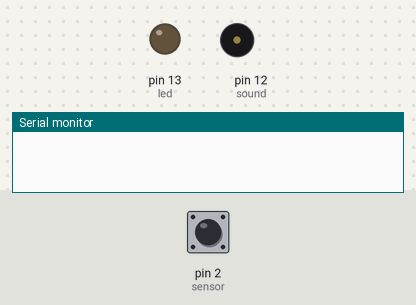
The sketch below on a simulated Arduino Uno, built with avr-gcc and run on an emulated ATmega328P. Parts: output pins drawn as LEDs (lit = HIGH), buzzer (waves = sounding), the last lines printed to the serial monitor. Dashed ring = blinking. The test bench sets the inputs (shaded band); at power-on: pin 2 (sensor) LOW.

Above: at 1.2 s.
1.3 s: pin 2 (sensor) driven HIGH
At 1.9 s:
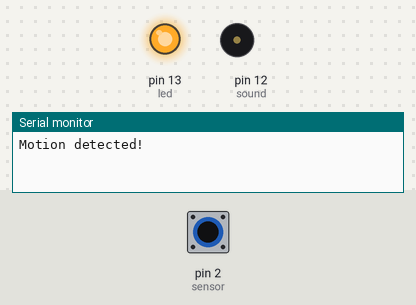
3.1 s: pin 2 (sensor) driven LOW
At 4.2 s:
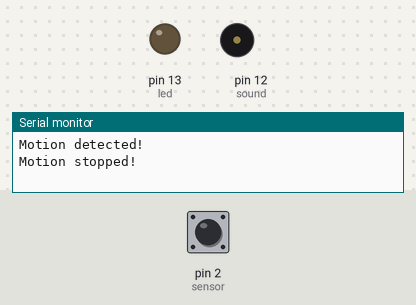
4.6 s: pin 2 (sensor) pulsed HIGH 2 times (0.12 s each, 0.3 s apart)
At 4.66 s:
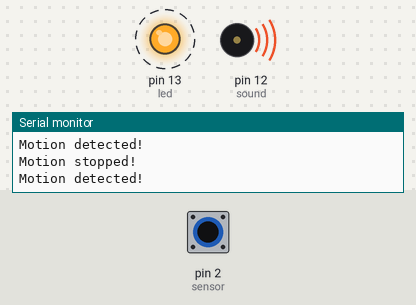
Timing chart, 0 to 7.6 s (numbered marks = the images above; inputs shaded):
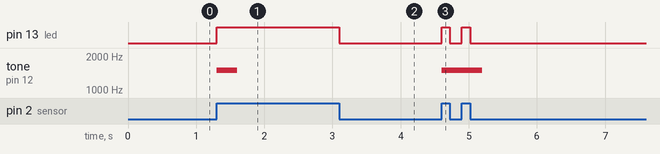

Measured:
- after the input at 1.3 s, pin 13 (led): LOW → HIGH at once; tone on pin 12 (sound): silent → 1500 Hz at once, → silent 0.30 s later
- after the input at 3.1 s, pin 13 (led): HIGH → LOW at once
- after the input at 4.6 s, pin 13 (led): alternates HIGH for 0.12 s and LOW for 0.18 s, 4 changes in all, then stays LOW, starting at once; tone on pin 12 (sound): silent → 1500 Hz at once, → silent 0.60 s later

The sketch:

motion_sensor_led_piezobuzz.ino
```cpp
int led = 13;                // the pin that the LED is atteched to
int sensor = 2;              // the pin that the sensor is atteched to
int sound=12;
int state = LOW;             // by default, no motion detected
int val = 0;                 // variable to store the sensor status (value)

void setup() {
  pinMode(led, OUTPUT);      // initalize LED as an output
  pinMode(sensor, INPUT);    // initialize sensor as an input
  Serial.begin(9600);
}

void loop(){
  val = digitalRead(sensor);   // read sensor value
  if (val == HIGH) {           // check if the sensor is HIGH
    digitalWrite(led, HIGH);   // turn LED ON
  int i=0;

    if (state == LOW) {
      Serial.println("Motion detected!");
      tone(sound, 1500, 300);
      state = HIGH;       // update variable state to HIGH
    }
  }
  if(val==LOW){
      digitalWrite(led, LOW); // turn LED OFF

      if (state == HIGH){
        Serial.println("Motion stopped!");
        state = LOW;       // update variable state to LOW
    }
  }
}
```

IR.cpp
```cpp
#include "IR.h"

IR::IR(const int pin) : m_pin(pin), m_receiver(pin)
{
}

void IR::init()
{
  m_receiver.enableIRIn(); // Start the receiver
}

long int IR::detect()
{
  if (m_receiver.decode(&results))
  {
    m_receiver.resume();
    return results.value;
  }
  else{
    return 0;
    }

}
```

IR.h
```cpp
#ifndef _IR_H_
#define _IR_H_

#include "IRremote.h"

/* Receive and decode IR signals
*
*  This library is an envelop to Chris Young's library
*  which is available at https://github.com/cyborg5
*
*  Checkout Adafruit's great guide at
*  https://learn.adafruit.com/using-an-infrared-library
*
*
*/

class IR : public decode_results
{
    public:
        IR(const int pin);

        // wait for IR signal. If a signal was correctly decoded return its value, otherwise return 0
        // this function blocks until some signal is received
        long int detect();
        void init();

        void Resume();

    private:

        // Receiver object
        IRrecv   m_receiver;

        // Decoder object
        decode_results results;

        // pin connected to sensor
        const int m_pin;

};

#endif
```

irPronto.cpp
```cpp
#define TEST 0

#if TEST
#	define SEND_PRONTO        1
#	define PRONTO_ONCE        false
#	define PRONTO_REPEAT      true
#	define PRONTO_FALLBACK    true
#	define PRONTO_NOFALLBACK  false
#endif

#if SEND_PRONTO

//******************************************************************************
#if TEST
#	include <stdio.h>
	void  enableIROut (int freq)  { printf("\nFreq = %d KHz\n", freq); }
	void  mark        (int t)     { printf("+%d," , t); }
	void  space       (int t)     { printf("-%d, ", t); }
#else
#	include "IRremote.h"
#endif // TEST

//+=============================================================================
// Check for a valid hex digit
//
bool  ishex (char ch)
{
	return ( ((ch >= '0') && (ch <= '9')) ||
             ((ch >= 'A') && (ch <= 'F')) ||
             ((ch >= 'a') && (ch <= 'f'))   ) ? true : false ;
}

//+=============================================================================
// Check for a valid "blank" ... '\0' is a valid "blank"
//
bool  isblank (char ch)
{
	return ((ch == ' ') || (ch == '\t') || (ch == '\0')) ? true : false ;
}

//+=============================================================================
// Bypass spaces
//
bool  byp (char** pcp)
{
	while (isblank(**pcp))  (*pcp)++ ;
}

//+=============================================================================
// Hex-to-Byte : Decode a hex digit
// We assume the character has already been validated
//
uint8_t  htob (char ch)
{
	if ((ch >= '0') && (ch <= '9'))  return ch - '0' ;
	if ((ch >= 'A') && (ch <= 'F'))  return ch - 'A' + 10 ;
	if ((ch >= 'a') && (ch <= 'f'))  return ch - 'a' + 10 ;
}

//+=============================================================================
// Hex-to-Word : Decode a block of 4 hex digits
// We assume the string has already been validated
//   and the pointer being passed points at the start of a block of 4 hex digits
//
uint16_t  htow (char* cp)
{
	return ( (htob(cp[0]) << 12) | (htob(cp[1]) <<  8) |
             (htob(cp[2]) <<  4) | (htob(cp[3])      )  ) ;
}

//+=============================================================================
//
bool sendPronto (char* s,  bool repeat,  bool fallback)
{
	int       i;
	int       len;
	int       skip;
	char*     cp;
	uint16_t  freq;  // Frequency in KHz
	uint8_t   usec;  // pronto uSec/tick
	uint8_t   once;
	uint8_t   rpt;

	// Validate the string
	for (cp = s;  *cp;  cp += 4) {
		byp(&cp);
		if ( !ishex(cp[0]) || !ishex(cp[1]) ||
		     !ishex(cp[2]) || !ishex(cp[3]) || !isblank(cp[4]) )  return false ;
	}

	// We will use cp to traverse the string
	cp = s;

	// Check mode = Oscillated/Learned
	byp(&cp);
	if (htow(cp) != 0000)  return false;
	cp += 4;

	// Extract & set frequency
	byp(&cp);
	freq = (int)(1000000 / (htow(cp) * 0.241246));  // Rounding errors will occur, tolerance is +/- 10%
	usec = (int)(((1.0 / freq) * 1000000) + 0.5);  // Another rounding error, thank Cod for analogue electronics
	freq /= 1000;  // This will introduce a(nother) rounding error which we do not want in the usec calcualtion
	cp += 4;

	// Get length of "once" code
	byp(&cp);
	once = htow(cp);
	cp += 4;

	// Get length of "repeat" code
	byp(&cp);
	rpt = htow(cp);
	cp += 4;

	// Which code are we sending?
	if (fallback) { // fallback on the "other" code if "this" code is not present
		if (!repeat) { // requested 'once'
			if (once)  len = once * 2,  skip = 0 ;  // if once exists send it
			else       len = rpt  * 2,  skip = 0 ;  // else send repeat code
		} else { // requested 'repeat'
			if (rpt)   len = rpt  * 2,  skip = 0 ;  // if rpt exists send it
			else       len = once * 2,  skip = 0 ;  // else send once code
		}
	} else {  // Send what we asked for, do not fallback if the code is empty!
		if (!repeat)  len = once * 2,  skip = 0 ;     // 'once' starts at 0
		else          len = rpt  * 2,  skip = once ;  // 'repeat' starts where 'once' ends
    }

	// Skip to start of code
	for (i = 0;  i < skip;  i++, cp += 4)  byp(&cp) ;

	// Send code
	enableIROut(freq);
	for (i = 0;  i < len;  i++) {
		byp(&cp);
		if (i & 1)  space(htow(cp) * usec);
		else        mark (htow(cp) * usec);
		cp += 4;
	}
}

//+=============================================================================
#if TEST

int  main ( )
{
	char  prontoTest[] =
		"0000 0070 0000 0032 0080 0040 0010 0010 0010 0030 " //  10
		"0010 0010 0010 0010 0010 0010 0010 0010 0010 0010 " //  20
		"0010 0010 0010 0010 0010 0010 0010 0010 0010 0010 " //  30
		"0010 0010 0010 0030 0010 0010 0010 0010 0010 0010 " //  40
		"0010 0010 0010 0010 0010 0010 0010 0010 0010 0010 " //  50
		"0010 0010 0010 0030 0010 0010 0010 0010 0010 0010 " //  60
		"0010 0010 0010 0010 0010 0010 0010 0010 0010 0010 " //  70
		"0010 0010 0010 0030 0010 0010 0010 0030 0010 0010 " //  80
		"0010 0010 0010 0030 0010 0010 0010 0010 0010 0030 " //  90
		"0010 0010 0010 0030 0010 0010 0010 0010 0010 0030 " // 100
		"0010 0030 0010 0aa6";                               // 104

	sendPronto(prontoTest, PRONTO_ONCE,   PRONTO_FALLBACK);    // once code
	sendPronto(prontoTest, PRONTO_REPEAT, PRONTO_FALLBACK);    // repeat code
	sendPronto(prontoTest, PRONTO_ONCE,   PRONTO_NOFALLBACK);  // once code
	sendPronto(prontoTest, PRONTO_REPEAT, PRONTO_NOFALLBACK);  // repeat code

	return 0;
}

#endif // TEST

#endif // SEND_PRONTO


#if 0
//******************************************************************************
// Sources:
//   http://www.remotecentral.com/features/irdisp2.htm
//   http://www.hifi-remote.com/wiki/index.php?title=Working_With_Pronto_Hex
//******************************************************************************

#include <stdint.h>
#include <stdio.h>

#define IRPRONTO
#include "IRremoteInt.h"  // The Arduino IRremote library defines USECPERTICK

//------------------------------------------------------------------------------
// Source: https://www.google.co.uk/search?q=DENON+MASTER+IR+Hex+Command+Sheet
//         -> http://assets.denon.com/documentmaster/us/denon%20master%20ir%20hex.xls
//
char  prontoTest[] =
	"0000 0070 0000 0032 0080 0040 0010 0010 0010 0030 " //  10
	"0010 0010 0010 0010 0010 0010 0010 0010 0010 0010 " //  20
	"0010 0010 0010 0010 0010 0010 0010 0010 0010 0010 " //  30
	"0010 0010 0010 0030 0010 0010 0010 0010 0010 0010 " //  40
	"0010 0010 0010 0010 0010 0010 0010 0010 0010 0010 " //  50
	"0010 0010 0010 0030 0010 0010 0010 0010 0010 0010 " //  60
	"0010 0010 0010 0010 0010 0010 0010 0010 0010 0010 " //  70
	"0010 0010 0010 0030 0010 0010 0010 0030 0010 0010 " //  80
	"0010 0010 0010 0030 0010 0010 0010 0010 0010 0030 " //  90
	"0010 0010 0010 0030 0010 0010 0010 0010 0010 0030 " // 100
	"0010 0030 0010 0aa6";                               // 104

//------------------------------------------------------------------------------
// This is the longest code we can support
#define CODEMAX  200

//------------------------------------------------------------------------------
// This is the data we pull out of the pronto code
typedef
	struct {
		int        freq;           // Carrier frequency (in Hz)
		int        usec;           // uSec per tick (based on freq)

		int        codeLen;        // Length of code
		uint16_t   code[CODEMAX];  // Code in hex

		int        onceLen;        // Length of "once" transmit
		uint16_t*  once;           // Pointer to start within 'code'

		int        rptLen;         // Length of "repeat" transmit
		uint16_t*  rpt;            // Pointer to start within 'code'
	}
pronto_t;

//------------------------------------------------------------------------------
// From what I have seen, the only time we go over 8-bits is the 'space'
// on the end which creates the lead-out/inter-code gap.  Assuming I'm right,
// we can code this up as a special case and otherwise halve the size of our
// data!
// Ignoring the first four values (the config data) and the last value
// (the lead-out), if you find a protocol that uses values greater than 00fe
// we are going to have to revisit this code!
//
//
// So, the 0th byte will be the carrier frequency in Khz (NOT Hz)
//      "  1st  "    "   "   "  length of the "once" code
//      "  2nd  "    "   "   "  length of the "repeat" code
//
// Thereafter, odd  bytes will be Mark  lengths as a multiple of USECPERTICK uS
//             even   "     "  "  Space    "    "  "    "     "       "      "
//
// Any occurence of "FF" in either a Mark or a Space will indicate
//   "Use the 16-bit FF value" which will also be a multiple of USECPERTICK uS
//
//
// As a point of comparison, the test code (prontoTest[]) is 520 bytes
// (yes, more than 0.5KB of our Arduino's precious 32KB) ... after conversion
// to pronto hex that goes down to ((520/5)*2) = 208 bytes ... once converted to
// our format we are down to ((208/2) -1 -1 +2) = 104 bytes
//
// In fariness this is still very memory-hungry
// ...As a rough guide:
//   10 codes cost 1K of memory (this will vary depending on the protocol).
//
// So if you're building a complex remote control, you will probably need to
// keep the codes on an external memory device (not in the Arduino sketch) and
// load them as you need them.  Hmmm.
//
// This dictates that "Oscillated Pronto Codes" are probably NOT the way forward
//
// For example, prontoTest[] happens to be: A 48-bit IR code in Denon format
// So we know it starts with 80/40                           (Denon header)
//             and ends with 10/aa6                          (Denon leadout)
//             and all (48) bits in between are either 10/10 (Denon 0)
//                                                  or 10/30 (Denon 1)
// So we could easily store this data in 1-byte  ("Denon")
//                                     + 1-byte  (Length=48)
//                                     + 6-bytes (IR code)
// At 8-bytes per code, we can store 128 codes in 1KB or memory - that's a lot
// better than the 2 (two) we started off with!
//
// And serendipitously, by reducing the amount of data, our program will run
// a LOT faster!
//
// Again, I repeat, even after you have spent time converting the "Oscillated
// Pronto Codes" in to IRremote format, it will be a LOT more memory-hungry
// than using sendDenon() (or whichever) ...BUT these codes are easily
// available on the internet, so we'll support them!
//
typedef
	struct {
		uint16_t   FF;
		uint8_t    code[CODEMAX];
	}
irCode_t;

//------------------------------------------------------------------------------
#define DEBUGF(...)  printf(__VA_ARGS__)

//+=============================================================================
// String must be block of 4 hex digits separated with blanks
//
bool  validate (char* cp,  int* len)
{
	for (*len = 0;  *cp;  (*len)++, cp += 4) {
		byp(&cp);
		if ( !ishex(cp[0]) || !ishex(cp[1]) ||
		     !ishex(cp[2]) || !ishex(cp[3]) || !isblank(cp[4]) )  return false ;
	}

	return true;
}

//+=============================================================================
// Hex-to-Byte : Decode a hex digit
// We assume the character has already been validated
//
uint8_t  htob (char ch)
{
	if ((ch >= '0') && (ch <= '9'))  return ch - '0' ;
	if ((ch >= 'A') && (ch <= 'F'))  return ch - 'A' + 10 ;
	if ((ch >= 'a') && (ch <= 'f'))  return ch - 'a' + 10 ;
}

//+=============================================================================
// Hex-to-Word : Decode a block of 4 hex digits
// We assume the string has already been validated
//   and the pointer being passed points at the start of a block of 4 hex digits
//
uint16_t  htow (char* cp)
{
	return ( (htob(cp[0]) << 12) | (htob(cp[1]) <<  8) |
             (htob(cp[2]) <<  4) | (htob(cp[3])      )  ) ;
}

//+=============================================================================
// Convert the pronto string in to data
//
bool  decode (char* s,  pronto_t* p,  irCode_t* ir)
{
	int    i, len;
	char*  cp;

	// Validate the Pronto string
	if (!validate(s, &p->codeLen)) {
		DEBUGF("Invalid pronto string\n");
		return false ;
    }
	DEBUGF("Found %d hex codes\n", p->codeLen);

	// Allocate memory to store the decoded string
	//if (!(p->code = malloc(p->len))) {
	//	DEBUGF("Memory allocation failed\n");
	//	return false ;
	//}

	// Check in case our code is too long
	if (p->codeLen > CODEMAX) {
		DEBUGF("Code too long, edit CODEMAX and recompile\n");
		return false ;
	}

	// Decode the string
	cp = s;
	for (i = 0;  i < p->codeLen;  i++, cp += 4) {
		byp(&cp);
		p->code[i] = htow(cp);
	}

	// Announce our findings
	DEBUGF("Input: |%s|\n", s);
	DEBUGF("Found: |");
    for (i = 0;  i < p->codeLen;  i++)  DEBUGF("%04x ", p->code[i]) ;
	DEBUGF("|\n");

	DEBUGF("Form [%04X] : ", p->code[0]);
	if      (p->code[0] == 0x0000)  DEBUGF("Oscillated (Learned)\n");
	else if (p->code[0] == 0x0100)  DEBUGF("Unmodulated\n");
	else                            DEBUGF("Unknown\n");
    if (p->code[0] != 0x0000)  return false ;  // Can only handle Oscillated

	// Calculate the carrier frequency (+/- 10%) & uSecs per pulse
	// Pronto uses a crystal which generates a timeabse of 0.241246
	p->freq     = (int)(1000000 / (p->code[1] * 0.241246));
	p->usec     = (int)(((1.0 / p->freq) * 1000000) + 0.5);
	ir->code[0] = p->freq / 1000;
    DEBUGF("Freq [%04X] : %d Hz  (%d uS/pluse) -> %d KHz\n",
	       p->code[1], p->freq, p->usec, ir->code[0]);

	// Set the length & start pointer for the "once" code
	p->onceLen  = p->code[2];
	p->once     = &p->code[4];
	ir->code[1] = p->onceLen;
	DEBUGF("Once [%04X] : %d\n", p->code[2], p->onceLen);

	// Set the length & start pointer for the "repeat" code
	p->rptLen = p->code[3];
	p->rpt    = &p->code[4 + p->onceLen];
	ir->code[2] = p->rptLen;
	DEBUGF("Rpt  [%04X] : %d\n", p->code[3], p->rptLen);

	// Check everything tallies
	if (1 + 1 + 1 + 1 + (p->onceLen * 2) + (p->rptLen * 2) != p->codeLen) {
		DEBUGF("Bad code length\n");
		return false;
	}

	// Convert the IR data to our new format
	ir->FF = p->code[p->codeLen - 1];

	len = (p->onceLen * 2) + (p->rptLen * 2);
	DEBUGF("Encoded: |");
	for (i = 0;  i < len;  i++) {
		if (p->code[i+4] == ir->FF) {
			ir->code[i+3] = 0xFF;
		} else if (p->code[i+4] > 0xFE) {
			DEBUGF("\n%04X : Mark/Space overflow\n", p->code[i+4]);
			return false;
		} else {
			ir->code[i+3] = (p->code[i+4] * p->usec) / USECPERTICK;
		}
		DEBUGF("%s%d", !i ? "" : (i&1 ? "," : ", "), ir->code[i+3]);
	}
	DEBUGF("|\n");

	ir->FF = (ir->FF * p->usec) / USECPERTICK;
	DEBUGF("FF -> %d\n", ir->FF);

	return true;
}

//+=============================================================================
//
void  irDump (irCode_t* ir)
{
	int  i, len;

	printf("uint8_t  buttonName[%d] = {", len);

	printf("%d,%d, ", (ir->FF >> 8), ir->FF & 0xFF);
	printf("%d,%d,%d, ", ir->code[0], ir->code[1], ir->code[2]);

	len = (ir->code[1] * 2) + (ir->code[2] * 2);
	for (i = 0;  i < len;  i++) {
		printf("%s%d", !i ? "" : (i&1 ? "," : ", "), ir->code[i+3]);
	}

	printf("};\n");

}

//+=============================================================================
//
int  main ( )
{
	pronto_t  pCode;
	irCode_t  irCode;

	decode(prontoTest, &pCode, &irCode);

	irDump(&irCode);

	return 0;
}

#endif //0
```

Source omitted: ir_Aiwa.cpp (3482 bytes), ir_Denon.cpp (3149 bytes), ir_Dish.cpp (1718 bytes), ir_JVC.cpp (2891 bytes), ir_LG.cpp (2393 bytes), ir_Lego_PF.cpp (3801 bytes), ir_Mitsubishi.cpp (3030 bytes), ir_NEC.cpp (2730 bytes), ir_Panasonic.cpp (2696 bytes), ir_RC5_RC6.cpp (5882 bytes), ir_Samsung.cpp (2740 bytes), ir_Sanyo.cpp (2622 bytes) and 4 more
